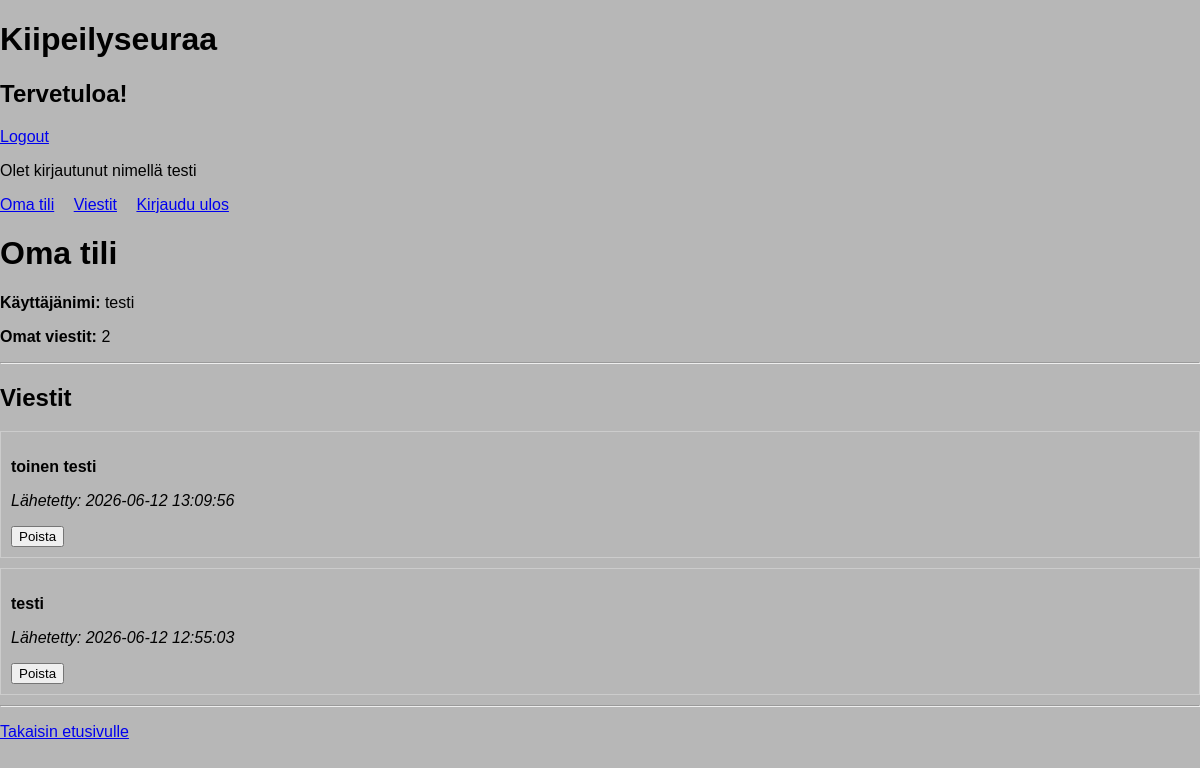
Screenshot of /profile/ (signed in) with the database file from the repository.
### cyber_security_app/models.py (models this page shows)
class Message(models.Model):
	content = models.TextField(null=True, blank=True)
	user = models.ForeignKey(User, on_delete=models.CASCADE)
	sent_at = models.DateTimeField(null=True, blank=True)
	class Meta:
		db_table = "messages"

### cyber_security_app/views.py (the view)
# urls.py: path("profile/", views.profile, name="profile"),
@login_required
def profile(request):
    user_messages = Message.objects.filter(user=request.user).order_by("-sent_at")
    return render(
        request,
        "cyber_security_app/profile.html",
        {
            "user_messages": user_messages,
            "message_count": user_messages.count(),
        },
    )

### cyber_security_app/templates/cyber_security_app/profile.html (shortened to what this page needs)
{% extends "cyber_security_app/index.html" %}
{% block content %}
<h1>Oma tili</h1>
<p><strong>Käyttäjänimi:</strong> {{ request.user.username }}</p>
<p><strong>Omat viestit:</strong> {{ message_count }}</p>
<hr>
<h2>Viestit</h2>
{% if user_messages %}
    {% for message in user_messages %}
    <div style="border: 1px solid #ccc; padding: 10px; margin: 10px 0;">
        <p><strong>{{ message.content }}</strong></p>
        <p><em>Lähetetty: {{ message.sent_at|date:"Y-m-d H:i:s" }}</em></p>
        <form action="{% url 'remove_message' %}" method="post" style="display: inline;">
            <button type="submit">Poista</button>
        </form>
    </div>
    {% endfor %}
{% else %}
    <p>Sinulla ei ole vielä viestejä.</p>
{% endif %}
<hr>
<p><a href="{% url 'index' %}">Takaisin etusivulle</a></p>
{% endblock %}

### cyber_security_app/templates/cyber_security_app/top_info.html
<p>Olet kirjautunut nimellä {{ request.user.username }}</p>
<p>
    <a class="links" href="{% url 'profile' %}">Oma tili</a>
    <a class="links" href="{% url 'messages' %}">Viestit</a>
    <a class="links" href="{% url 'logout' %}">Kirjaudu ulos</a>
</p>

### cyber_security_app/static/cyber_security_app/styles.css (style rules this page uses)
.links { margin-right: 15px; }

### rows the page displays
Message: content "toinen testi", sent_at "2026-06-12 13:09:56"
Message: content "testi", sent_at "2026-06-12 12:55:03"

### other values shown
{{ request.user.username }} "testi"
{{ message_count }} "2"
